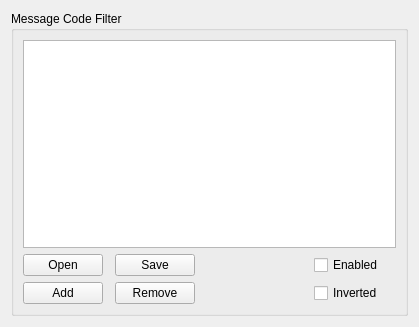
<?xml version="1.0" encoding="UTF-8"?>
<ui version="4.0">
 <class>MsgCodeFilterWidget</class>
 <widget class="QWidget" name="MsgCodeFilterWidget">
  <property name="geometry">
   <rect>
    <x>0</x>
    <y>0</y>
    <width>419</width>
    <height>327</height>
   </rect>
  </property>
  <property name="windowTitle">
   <string>Form</string>
  </property>
  <layout class="QVBoxLayout" name="verticalLayout">
   <item>
    <widget class="QGroupBox" name="codeGrb">
     <property name="sizePolicy">
      <sizepolicy hsizetype="Preferred" vsizetype="MinimumExpanding">
       <horstretch>0</horstretch>
       <verstretch>0</verstretch>
      </sizepolicy>
     </property>
     <property name="title">
      <string>Message Code Filter</string>
     </property>
     <layout class="QGridLayout" name="gridLayout_3">
      <item row="1" column="4">
       <widget class="QCheckBox" name="enableCodeFilterCheckBox">
        <property name="toolTip">
         <string>Enable the Message Code Filter</string>
        </property>
        <property name="toolTipDuration">
         <number>10000</number>
        </property>
        <property name="text">
         <string>Enabled</string>
        </property>
       </widget>
      </item>
      <item row="2" column="4">
       <widget class="QCheckBox" name="invertCodeFilterCheckBox">
        <property name="toolTip">
         <string>Invert the Message Code Filter</string>
        </property>
        <property name="toolTipDuration">
         <number>10000</number>
        </property>
        <property name="text">
         <string>Inverted</string>
        </property>
       </widget>
      </item>
      <item row="0" column="0" colspan="7">
       <widget class="QListView" name="codeFilterListView">
        <property name="sizePolicy">
         <sizepolicy hsizetype="Expanding" vsizetype="MinimumExpanding">
          <horstretch>0</horstretch>
          <verstretch>0</verstretch>
         </sizepolicy>
        </property>
       </widget>
      </item>
      <item row="1" column="3">
       <spacer name="codeHorzSpcr">
        <property name="orientation">
         <enum>Qt::Horizontal</enum>
        </property>
        <property name="sizeHint" stdset="0">
         <size>
          <width>40</width>
          <height>20</height>
         </size>
        </property>
       </spacer>
      </item>
      <item row="2" column="3">
       <spacer name="horizontalSpacer_2">
        <property name="orientation">
         <enum>Qt::Horizontal</enum>
        </property>
        <property name="sizeHint" stdset="0">
         <size>
          <width>40</width>
          <height>20</height>
         </size>
        </property>
       </spacer>
      </item>
      <item row="1" column="0">
       <widget class="QPushButton" name="filterCodeLoadBtn">
        <property name="toolTip">
         <string>Open a Message Code Filter configuration</string>
        </property>
        <property name="toolTipDuration">
         <number>10000</number>
        </property>
        <property name="text">
         <string>Open</string>
        </property>
       </widget>
      </item>
      <item row="2" column="2">
       <widget class="QPushButton" name="rmvFilterCodePushButton">
        <property name="toolTip">
         <string>Remove the selected Code from the Message Code Filter</string>
        </property>
        <property name="toolTipDuration">
         <number>10000</number>
        </property>
        <property name="text">
         <string>Remove</string>
        </property>
       </widget>
      </item>
      <item row="1" column="2">
       <widget class="QPushButton" name="filterCodeStoreBtn">
        <property name="toolTip">
         <string>Save the current Message Code Filter configuration</string>
        </property>
        <property name="toolTipDuration">
         <number>10000</number>
        </property>
        <property name="text">
         <string>Save</string>
        </property>
       </widget>
      </item>
      <item row="2" column="0">
       <widget class="QPushButton" name="addFilterCodePushButton">
        <property name="toolTip">
         <string>Add a new Code to the Message Code Filter</string>
        </property>
        <property name="toolTipDuration">
         <number>10000</number>
        </property>
        <property name="text">
         <string>Add</string>
        </property>
       </widget>
      </item>
     </layout>
    </widget>
   </item>
  </layout>
 </widget>
 <resources/>
 <connections/>
</ui>
